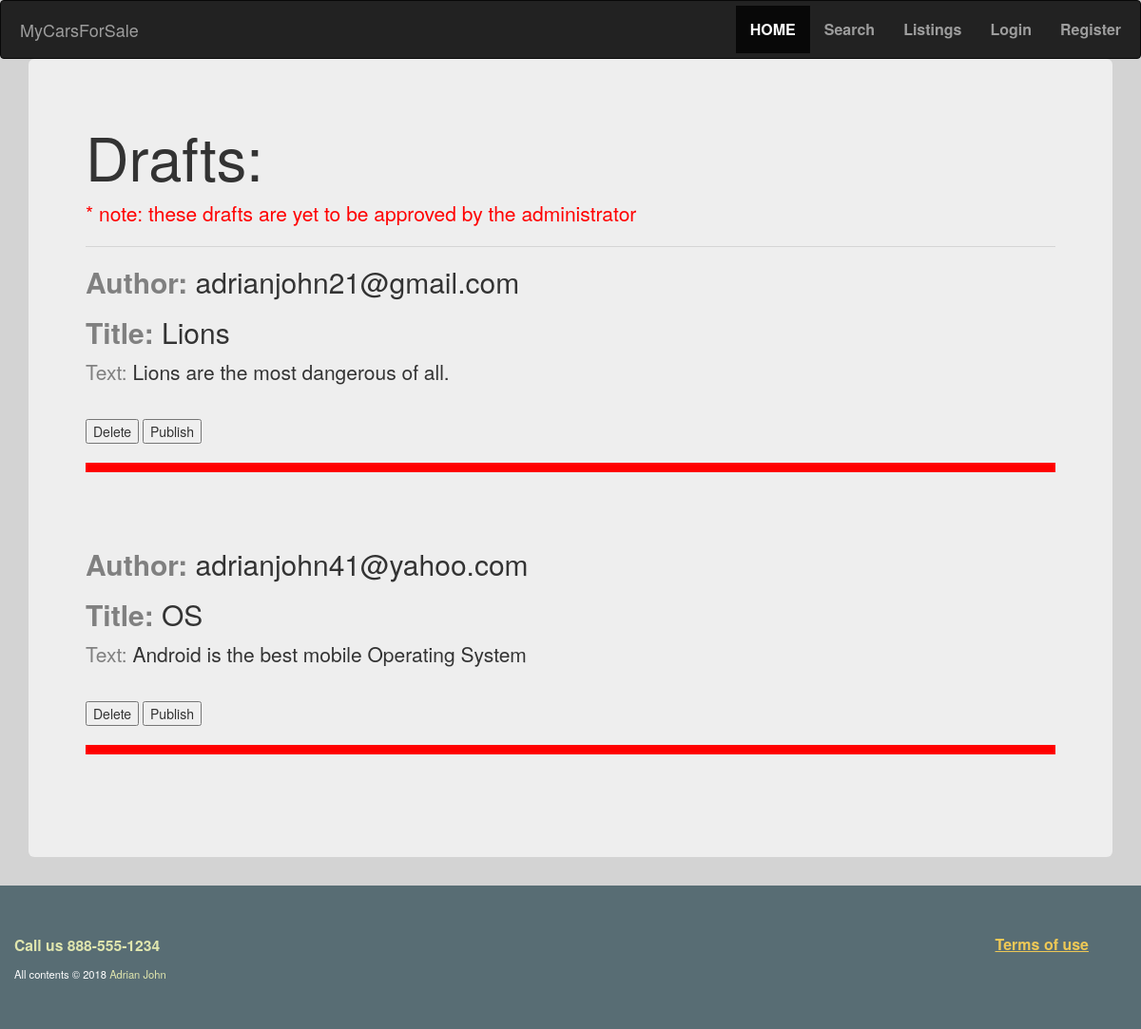
The app's page /alldrafts/ with its own data.
### myapp/models.py (models this page shows)
class BlogTopics(models.Model):
    id =models.AutoField(primary_key=True)
    title=models.CharField(max_length=200)
    text=models.TextField()
    author=models.ForeignKey(UserInfo,on_delete=models.CASCADE)
    approved=models.TextField(default='no',max_length=3)

class UserInfo(models.Model):
    email=models.EmailField(max_length=255,primary_key=True)
    firstname=models.CharField(max_length=50)
    lastname=models.CharField(max_length=50)
    phonenumber=models.CharField(max_length=50)
    password = models.CharField(max_length=50)

### myapp/views.py (the view)
# urls.py: url(r'^alldrafts/',views.alldrafts,name='alldrafts'),
def alldrafts(request):
    my_drafts=BlogTopics.objects.all().filter(approved='no')
    return render (request,'myapp/alldrafts.html',{'my_drafts':my_drafts})

### templates/myapp/alldrafts.html (shortened to what this page needs)
<!DOCTYPE html>
{% extends "myapp/base.html"%}
{%load staticfiles %}
{% block body_block %}
        <div class="container">
          <div class="jumbotron">
            <h1> Drafts: </h1>
            <p style="color:red;">* note: these drafts are yet to be approved by the administrator</p>
            <hr>
            {% if my_drafts %}
                {% for draft in my_drafts%}
                      <h2><span style="color:grey; font-weight:bolder;">Author:</span> {{draft.author.email}}</h2>
                      <h2><span style="color:grey; font-weight:bolder;">Title:</span> {{draft.title}}</h2>
                      <p><span style="color:grey; font-weight:bolder;">Text:</span> {{draft.text}}</p>
                      <br>
                      <form method="POST"  action="{% url 'delete_post' %}" style="display:inline;">
                          <button type="submit" name="button">Delete</button>
                      </form>
                      <form method="POST"  action="{% url 'publish_post' %}" style="display:inline;">
                          <button type="submit" name="button">Publish</button>
                      </form>
                      <hr style="border: 5px solid red;">
                  <br><br>
                {% endfor%}
            {% endif %}
          </div>
        </div>
{% endblock%}

### static/css/styles.css (style rules this page uses)
body { background-color: lightgrey; }

### records on screen
BlogTopics: author.email "adrianjohn21@gmail.com", title "Lions", text "Lions are the most dangerous of all."
BlogTopics: author.email "adrianjohn41@yahoo.com", title "OS", text "Android is the best mobile Operating System"
